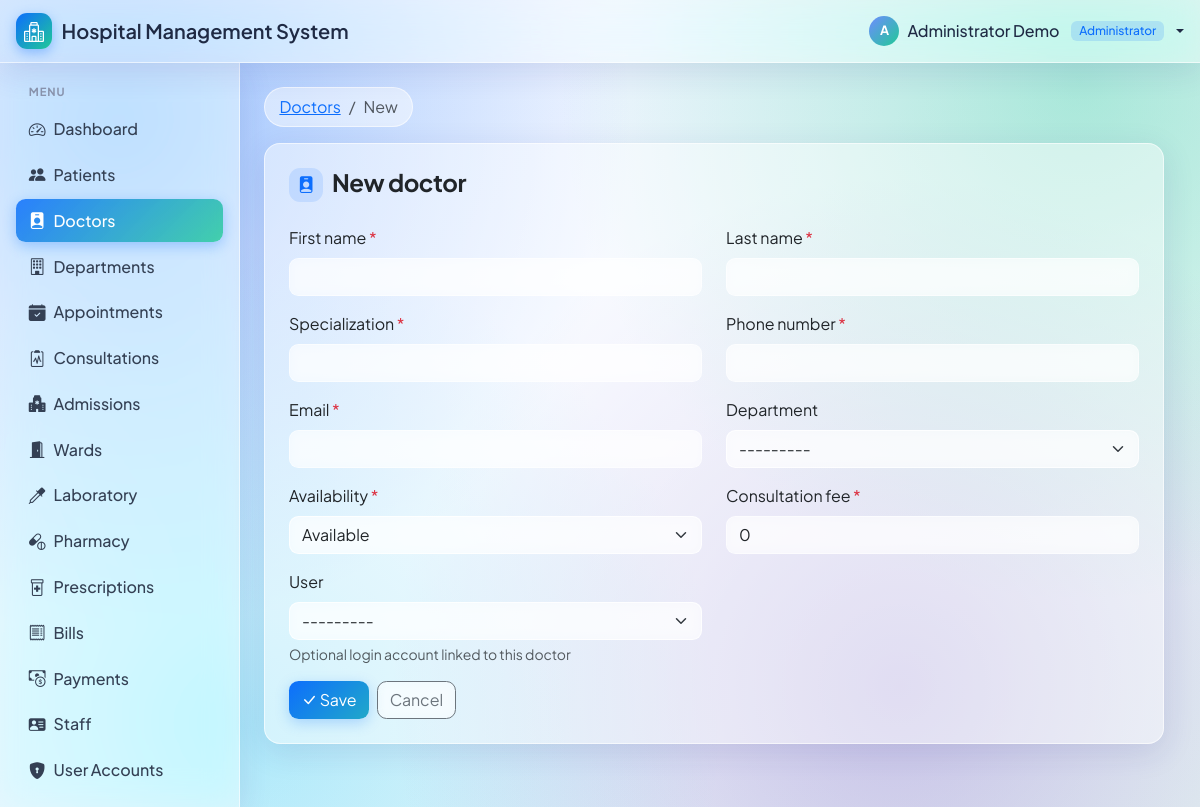
Page /doctors/new/ (signed in) on the committed database.
### accounts/models.py (models this page shows, shortened)
class User(AbstractUser):
    class Role(models.TextChoices):
        ADMINISTRATOR = "administrator", "Administrator"
        DOCTOR = "doctor", "Doctor"
        NURSE = "nurse", "Nurse"
        RECEPTIONIST = "receptionist", "Receptionist"
        LAB_TECHNICIAN = "lab_technician", "Laboratory technician"
        PHARMACIST = "pharmacist", "Pharmacist"
        ACCOUNTANT = "accountant", "Accountant"
    class AccountStatus(models.TextChoices):
        ACTIVE = "active", "Active"
        INACTIVE = "inactive", "Inactive"
        SUSPENDED = "suspended", "Suspended"
    email = models.EmailField(unique=True)
    role = models.CharField(max_length=20, choices=Role.choices, default=Role.RECEPTIONIST)
    account_status = models.CharField(
        max_length=10, choices=AccountStatus.choices, default=AccountStatus.ACTIVE
    )
    class Meta:
        db_table = "users"
        ordering = ["username"]
    def __str__(self):
        return f"{self.get_full_name() or self.username} ({self.get_role_display()})"

### core/crud.py (the view)
        class CreateView(EditBase, generic.CreateView):
            def get_initial(self):
                initial = super().get_initial()
                for name in module.initial_from_query:
                    if name in self.request.GET:
                        initial[name] = self.request.GET[name]
                return initial

### core/context_processors.py (called while the page is built)
def navigation(request):
    user = request.user
    items = []
    if user.is_authenticated:
        for module in sorted(REGISTRY, key=lambda m: m.order):
            if module.in_nav and module.can_view(user):
                url = reverse(module.url_name("list"))
                items.append({
                    "title": module.title,
                    "icon": module.icon,
                    "url": url,
                    "active": False,
                })
        matches = [i for i in items if request.path.startswith(i["url"])]
        if matches:
            max(matches, key=lambda i: len(i["url"]))["active"] = True
    return {"nav_items": items, "CURRENCY": settings.CURRENCY}

### core/crud.py (called while the page is built)
    def url_name(self, action):
        return f"{self.namespace}:{self.prefix}{action}"

    def can_edit(self, user):
        return has_role(user, self.roles)

    def can_view(self, user):
        return has_role(user, self.view_roles)

    def context(self, view):
        user = view.request.user
        return {
            "module": self,
            "can_edit": self.can_edit(user),
            "list_url": reverse(self.url_name("list")),
            "create_url": reverse(self.url_name("create")),
        }

### core/forms.py (called while the page is built)
    def full_clean(self):
        super().full_clean()
        for name in self.errors:
            if name in self.fields:
                css = self.fields[name].widget.attrs.get("class", "")
                self.fields[name].widget.attrs["class"] = f"{css} is-invalid"

### core/permissions.py (called while the page is built)
def has_role(user, roles):
    if not user.is_authenticated:
        return False
    if user.is_superuser or user.role == ADMIN:
        return True
    return user.role in roles

    def dispatch(self, request, *args, **kwargs):
        if not request.user.is_authenticated:
            return self.handle_no_permission()
        if not has_role(request.user, self.allowed_roles):
            raise PermissionDenied("Your role does not have access to this page.")
        return super().dispatch(request, *args, **kwargs)

### departments/models.py (called while the page is built)
    def __str__(self):
        return self.name

### templates/core/form.html (shortened to what this page needs)
{% extends "base.html" %}
{% block content %}
<nav aria-label="breadcrumb">
  <ol class="breadcrumb">
    <li class="breadcrumb-item"><a href="{{ list_url }}">{{ module.title }}</a></li>
    <li class="breadcrumb-item active">{% if object %}Edit{% else %}New{% endif %}</li>
  </ol>
</nav>
<div class="card shadow-sm" style="max-width: 900px;">
  <div class="card-body p-4">
    <h1 class="h4 mb-4">
      <i class="bi bi-{{ module.icon }} text-primary"></i>
      {% if object %}Edit {{ module.singular|lower }}{% else %}New {{ module.singular|lower }}{% endif %}
    </h1>
    <form method="post" novalidate>
      {% include "core/_form_fields.html" %}
      <div class="d-flex gap-2">
        <button class="btn btn-primary"><i class="bi bi-check-lg"></i> Save</button>
        <a href="{% if object %}{{ object.get_absolute_url }}{% else %}{{ list_url }}{% endif %}" class="btn btn-outline-secondary">Cancel</a>
      </div>
    </form>
  </div>
</div>
{% endblock %}

### templates/base.html (shortened to what this page needs)
{% load static %}<!doctype html>
<html lang="en">
<head>
  <link href="https://cdn.jsdelivr.net/npm/bootstrap@5.3.3/dist/css/bootstrap.min.css" rel="stylesheet">
  <link href="https://cdn.jsdelivr.net/npm/bootstrap-icons@1.11.3/font/bootstrap-icons.min.css" rel="stylesheet">
  <link href="{% static 'css/style.css' %}" rel="stylesheet">
</head>
<body>
{% if user.is_authenticated %}
<nav class="navbar glass-nav sticky-top px-3 d-print-none">
  <div class="d-flex align-items-center gap-2">
    <a class="navbar-brand fw-semibold" href="{% url 'core:dashboard' %}">
      <span class="brand-mark"><i class="bi bi-hospital"></i></span>
      <span class="brand-text">Hospital<span class="d-none d-sm-inline"> Management System</span></span>
    </a>
  </div>
  <div class="dropdown">
    <a class="nav-user text-decoration-none dropdown-toggle" href="#" data-bs-toggle="dropdown">
      <span class="avatar avatar-sm">{{ user.get_full_name|default:user.username|slice:":1"|upper }}</span>
      <span class="d-none d-md-inline">{{ user.get_full_name|default:user.username }}</span>
      <span class="badge role-badge ms-1 d-none d-sm-inline">{{ user.get_role_display }}</span>
    </a>
  </div>
</nav>
<div class="d-flex">
  <aside class="offcanvas-lg offcanvas-start sidebar glass-sidebar d-print-none" id="sidebar" tabindex="-1">
    <nav class="nav flex-column p-3 w-100">
      <div class="nav-section">Menu</div>
      <a class="nav-link {% if request.path == '/' %}active{% endif %}" href="{% url 'core:dashboard' %}">
        <i class="bi bi-speedometer2"></i> Dashboard
      </a>
      {% for item in nav_items %}
        <a class="nav-link {% if item.active %}active{% endif %}" href="{{ item.url }}">
          <i class="bi bi-{{ item.icon }}"></i> {{ item.title }}
        </a>
      {% endfor %}
    </nav>
  </aside>
  <main class="flex-grow-1 p-3 p-md-4 main-content">
    {% block content %}{% endblock %}
  </main>
</div>
{% else %}
  {% block auth_content %}{% endblock %}
{% endif %}
</body>
</html>

### rows in the picture
User: get_full_name "A", get_full_name "Administrator Demo", role "Administrator"

### other values in the picture
{{ item.title }} "Patients" "Doctors" "Departments" "Appointments" "Consultations" "Admissions" "Wards" "Laboratory" "Pharmacy" "Prescriptions" "Bills" "Payments" "Staff" "User Accounts"
{{ module.title }} "Doctors"
{{ module.singular|lower }} "doctor"
{{ field.label }} "First name" "Last name" "Specialization" "Phone number" "Email" "Department" "Availability" "Consultation fee" "User"
{{ field.help_text|safe }} "Optional login account linked to this doctor"
